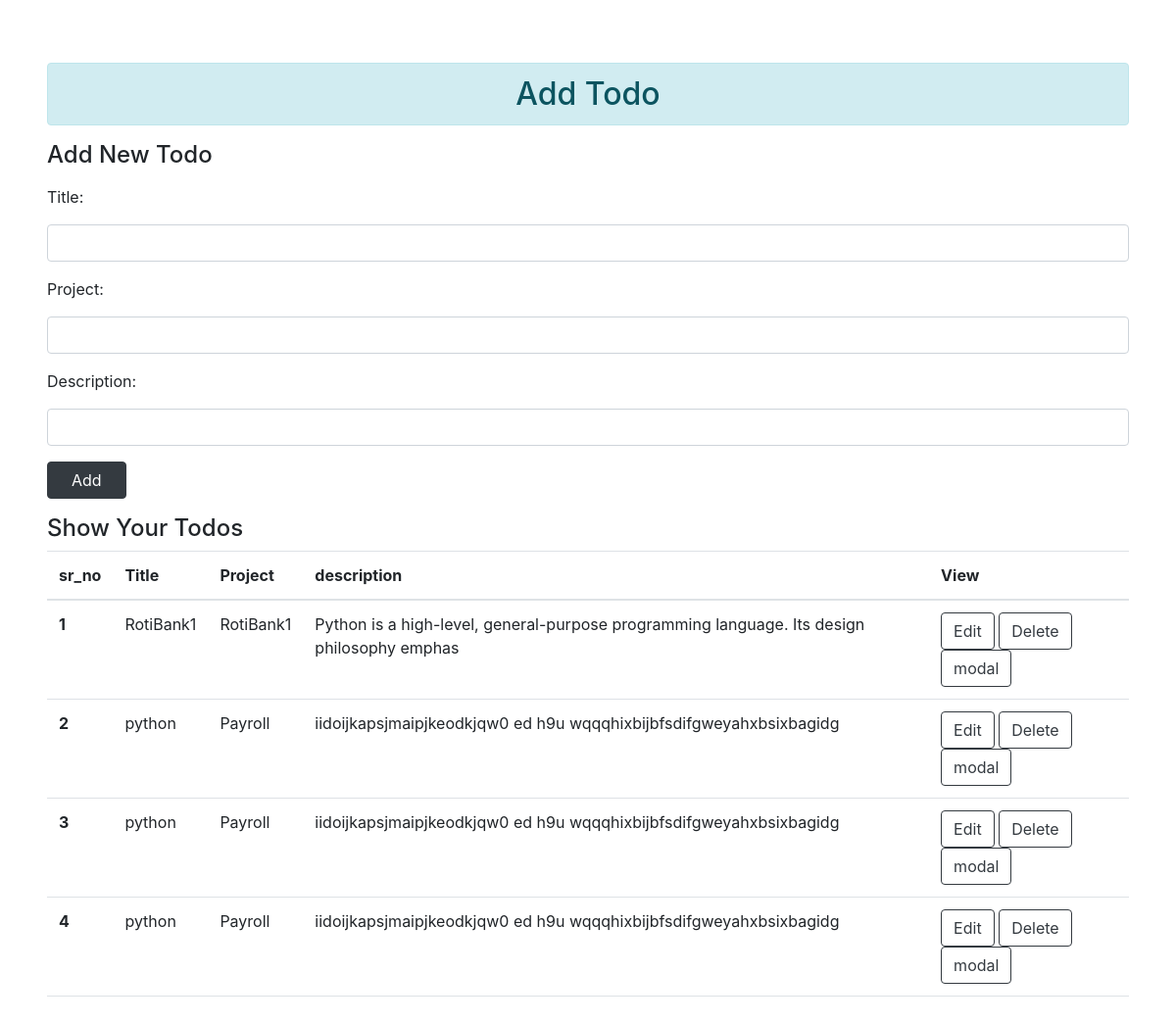
The page / on the database its author committed.
### app/models.py (models this page shows)
class User(models.Model):
    title=models.CharField(max_length=70)
    project=models.CharField(max_length=70)
    description=models.TextField(max_length=90)

### app/views.py (the view)
# urls.py: path('',views.add_show,name='addandshow'),
def add_show(request):
    if request.method=='POST':
        fm=StudentRegistration(request.POST)
        if fm.is_valid():
            fm.save()
        fm=StudentRegistration()
    else:
        fm=StudentRegistration()
    stud=User.objects.all()
    return render(request,'app/addandshow.html',{'stu':stud,'form':fm})

### app/forms.py
class StudentRegistration(forms.ModelForm):
    class Meta:
        model=User
        fields=['title','project','description']
        widgets={
            'title':forms.TextInput(attrs={'class':'form-control p-2 mt-2'}),
            'project':forms.TextInput(attrs={'class':'form-control p-2 mt-2'}),
            'description':forms.TextInput(attrs={'class':'form-control p-2 mt-2'}),
        }

### app/templates/app/addandshow.html (shortened to what this page needs)
{% extends 'app/base.html' %}
{% block content %}
<div class="row">
    <div class="col-md-12">
        <h4 class="">Add New Todo</h4>
        <form action="" method="post">
            <p>{{form.as_p}}</p>
            <input type="submit"class="btn btn-dark px-4"value="Add">
        </form>
    </div>
</div>
<div class="row">
    <div class="col-md-12 ">
        <h4 class="mt-3"> Show Your Todos</h4>
        {% if stu %}
        <table class="table">
            <thead>
              <tr>
                <th scope="col">sr_no</th>
                <th scope="col">Title</th>
                <th scope="col">Project</th>
                <th scope="col">description</th>
                <th scope="col">View</th>
              </tr>
            </thead>
            <tbody>
                {% for st in stu %}
              <tr>
                <th scope="row">{{ forloop.counter }}</th>
                <td>{{st.title}}</td>
                <td>{{st.project}}</td>
                <td>{{st.description}}</td>
                <td>
                    <a href="{% url 'updatedata' st.id %}"class="btn btn-outline-dark ">Edit</a>
                   <form action="{% url 'deletedata' st.id %}" method="post"class="d-inline">
                       <input type="submit"class="btn btn-outline-dark "value="Delete">
                       <button type="button" class="btn btn-outline-dark " data-toggle="modal" data-target="#myModal">
                        modal
                      </button>
                   </form>
                </td>
              </tr>
                {% endfor %}
            </tbody>
          </table>
        {% else %}
            <h4>No Data</h4>
        {% endif %}
    </div>
</div>
{% endblock content %}

### app/templates/app/base.html (shortened to what this page needs)
<!DOCTYPE html>
{% load static %}
<html lang="en">
<head>
    <link rel="stylesheet" href="{% static 'app/css/bootstrap.css' %}">
    <link rel="stylesheet" href="https://cdn.jsdelivr.net/npm/bootstrap@4.6.1/dist/css/bootstrap.min.css">
</head>
<body>
  <div class="container-fluid mt-3 p-5">
      <h2 class="text-center alert alert-info">Add Todo</h2>
      {% block content %}{% endblock content %}
  </div>
</body>
</html>

### rows shown on the page
User: title "RotiBank1", project "RotiBank1", description "Python is a high-level, general-purpose programming language. Its design philosophy emphas"
User: title "python", project "Payroll", description "iidoijkapsjmaipjkeodkjqw0 ed h9u wqqqhixbijbfsdifgweyahxbsixbagidg"
User: title "python", project "Payroll", description "iidoijkapsjmaipjkeodkjqw0 ed h9u wqqqhixbijbfsdifgweyahxbsixbagidg"
User: title "python", project "Payroll", description "iidoijkapsjmaipjkeodkjqw0 ed h9u wqqqhixbijbfsdifgweyahxbsixbagidg"
